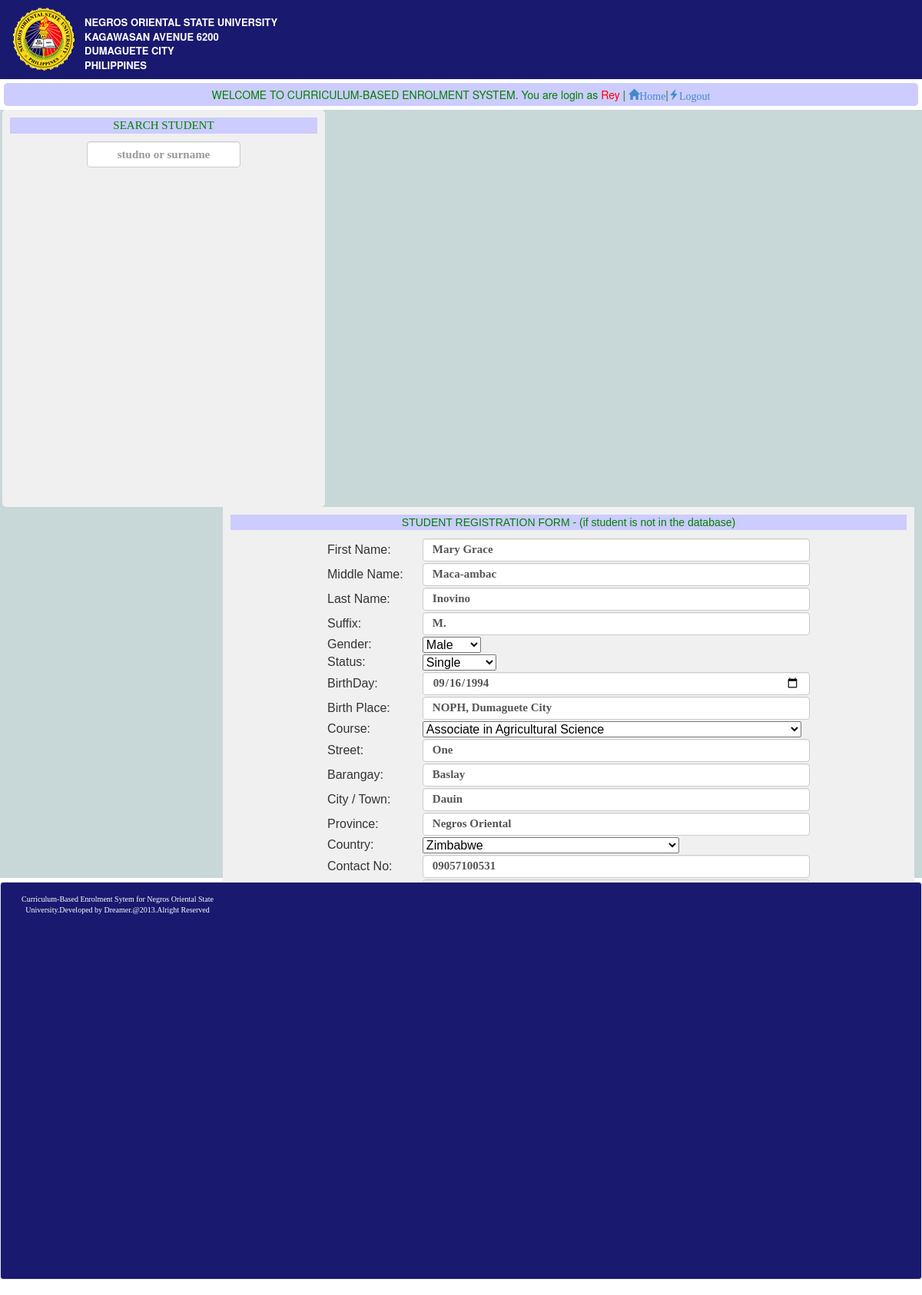
The page /_stud_edit.php?id=201400063 (signed in) on the database its author committed.
### tables this page shows
CREATE TABLE IF NOT EXISTS `stud_information` (
  `studno` bigint(10) NOT NULL AUTO_INCREMENT COMMENT '20140000',
  `fname` varchar(30) NOT NULL,
  `mname` varchar(30) NOT NULL,
  `lname` varchar(30) NOT NULL,
  `sufname` varchar(10) NOT NULL,
  `gender` char(1) NOT NULL,
  `bday` date NOT NULL,
  `bplace` varchar(30) NOT NULL,
  `course` varchar(200) NOT NULL,
  `street` varchar(30) NOT NULL,
  `barangay` varchar(30) NOT NULL,
  `town` varchar(30) NOT NULL,
  `province` varchar(30) NOT NULL,
  `country` varchar(30) NOT NULL,
  `contact` varchar(30) NOT NULL,
  `civilstatus` varchar(30) NOT NULL,
  `parent` varchar(50) NOT NULL,
  `parent_con` varchar(30) NOT NULL,
  `father` varchar(60) NOT NULL,
  `father_con` varchar(30) NOT NULL,
  `mother` varchar(60) NOT NULL,
  `mother_con` varchar(30) NOT NULL,
  `spouse` varchar(60) NOT NULL,
  `spouse_con` varchar(30) NOT NULL,
  `numboy` tinyint(3) NOT NULL,
  `numgirl` tinyint(3) NOT NULL,
  `or_num` varchar(10) NOT NULL,
  `or_date` date NOT NULL,
  `date_in` date NOT NULL,
  `user_in` varchar(10) NOT NULL,
  PRIMARY KEY (`studno`),
  UNIQUE KEY `studno` (`studno`)
);

### _stud_edit.php (the view, shortened to what this page needs)
<?php
include('includes/header.php');
?>
<div style="text-align:center;color:green;margin:5px;padding:5px;background-color:#CCCCFF;border-radius:5px">WELCOME TO CURRICULUM-BASED ENROLMENT SYSTEM. You are login as<font color="red"> <?php echo $_SESSION['username'];?> </font>|<a href="home.php">
<span class="glyphicon glyphicon-home">Home</span></a>|<a href="logout.php"><span class="glyphicon glyphicon-flash">Logout</span></a></div>
<div  id="contents">
	<div id="enrol1">
		<div id="search"><div style="text-align:center;color:green;margin:10px;background-color:#CCCCFF">SEARCH STUDENT</h4></div>
		<form method="post" >
		<center><input style="width:200px" type="text"  placeholder="studno or surname" class="form-control" name="search_query" id="search_query" /></center><br>
		</form>
		<div id="display_results"></div>
		</div>
	</div>
	<div id="enrol2">
		<div style="text-align:center;color:green;margin:10px;background-color:#CCCCFF">STUDENT REGISTRATION FORM - (if student is not in the database)</div>
		<center>
		<?php
			$id=$_GET['id'];
			$query=mysql_query("select * from stud_information where studno='$id'");
			$data=mysql_fetch_assoc($query);
			$fnames=$data['fname'];
			$mids=$data['mname'];
			$lnames=$data['lname'];
			$f=$data['sufname'];
			$dob=$data['bday'];
			$bplaces=$data['bplace'];
			$stret=$data['street'];
			$barang=$data['barangay'];
			$citys=$data['town'];
			$provs=$data['province'];
			$conts=$data['contact'];
			$parents=$data['parent'];
			$parnos=$data['parent_con'];
			$fathers=$data['father'];
			$fno=$data['father_con'];
			$mothers=$data['mother'];
			$mno=$data['mother_con'];
			$sp=$data['spouse'];
			$spno=$data['spouse_con'];
			$or=$data['or_num'];
			$ordata=$data['or_date'];
		?>
		<table width="70%">
		<form  method="post" action="check_stud_edit.php">
			<td width="10%">First Name:<td><input type="text" class="form-control" required="" name="fname" value="<?php echo $fnames;?>"  /></td><tr/>
			<td>Middle Name:<td><input type="text" class="form-control" required="" name="mname" value="<?php echo $mids;?>"/></td><tr/>
			<td>Last Name:<td><input type="text" class="form-control" required="" name="lname" value="<?php echo $lnames;?>"/></td><tr/>
			<td>Suffix:<td><input type="text" class="form-control" required="" name="suf" value="<?php echo $f;?>"/></td><tr/>
			<td>Gender:</td><td>
			<select name="gender"   required="gender" >
			<option class="form-control" value="M">Male</option>
			</select>
			</td><tr/>
			<td>Status:</td><td>
			<select name="status" required="">
			<option class="form-control" value="Single">Single</option>
			</select>
			</td><tr/>
			<td>BirthDay:<td><input type="date" value="<?php echo $dob;?>" required="" class="form-control" name="dob"/></td><tr/>
			<td>Birth Place:<td><input type="text" value="<?php echo $bplaces;?>" required="" class="form-control" name="bplace"/></td><tr/>
			<td>Course:</td>
			<td>
			<select name="course">
			<?php
				$query="SELECT * FROM courses ORDER BY name";
				$result=mysql_query($query);
				if($result){
				$num=mysql_num_rows($result);
				if($num>0){
					$i=0;
					while ($i < $num){
						$rows=mysql_fetch_assoc($result);
						$courseid=$rows['courseid'];
						$course=$rows['name'];
						if ($course==$courseid)
							echo "<option value='$course' selected>$course";
						else
							echo "<option value='$course'>$course";
						$i++;
					}
				}
			}?>
			</select>
			</td><tr/>
			<tr/>
			<td>Street:<td><input type="text" required="" value="<?php echo $stret;?>" class="form-control" name="street"/></td><tr/>
			<td>Barangay:<td><input type="text" required="" class="form-control" value="<?php echo $barang;?>" name="barangay"/></td><tr/>
			<td>City / Town:<td><input type="text" required="" class="form-control" value="<?php echo $citys;?>" name="town"/></td><tr/>
			<td>Province:<td><input type="text" required=""  class="form-control" value="<?php echo $provs;?>" name="province"/></td><tr/>
			<td>Country:</td>
			<td>
			<select name="country" required="" >
				<?php
					$countries = get_countries();
					foreach ($countries as $country_code =>$country_name)
					{
					if ($country_code ==$country_code)
						{
						echo "<option value='$country_code' selected>$country_name";
						}
					elseif($country_code==$country_name)
						{
							echo "<option value='$country_code'>$country_name";
						}
					}
				?>
			</select>
			</td>
			<tr/>
			<td>Contact No:<td><input type="text" required="" value="<?php echo $conts;?>" class="form-control" name="contact"/></td><tr/>
			<td>Parent/Guardian:<td><input type="text" required=""value="<?php echo $parents;?>" class="form-control" name="parent"/></td><tr/>
			<td>Contact No.(Guardian):<td><input type="text" required="" value="<?php echo $parnos;?>" class="form-control" name="parno" /></td><tr/>
			<td>Father's Name:<td><input type="text" required="" class="form-control" value="<?php echo $fathers;?>" name="father"/></td><tr/>
			<td>Father's No:<td><input type="text" required="" class="form-control" value="<?php echo $fno;?>" name="fatherno"/></td><tr/>
			<td>Mother's Name:<td><input type="text" required="" class="form-control" value="<?php echo $mothers;?>" name="mother"/></td><tr/>
			<td>Mother's No:<td><input type="text" required="" class="form-control" value="<?php echo $mno;?>" name="motherno"/></td><tr/>
			<td>Spouse Name :<td><input type="text"  class="form-control" value="<?php echo $sp;?>" name="spouse"/></td><tr/>
			<td>Spouse No:<td><input type="text"  class="form-control" value="<?php echo $spno;?>" name="spouseno"/></td><tr/>
			<td>No of Children:<td>
			<?php
				$query=mysql_query("select * from stud_information");
				$rows=mysql_fetch_assoc($query);
				$boys=$rows['numboy'];
				if(!$boys)
				{
				$boy=0;
				}
			?>
			Boys:<input type="text" required="" class="form-control" name="boys" value="<?php echo $boy;?>"/><br>
			</td><tr/>
			<td>OR Number:<td><input  type="text" required="" class="form-control" value="<?php echo $or;?>" name="orno"/></td><tr/>
			<td>OR Date:<td><input type="date" required="" class="form-control" value="<?php echo $ordata;?>" name="ordate"/></td><tr/>
			<td>Password:</td><td><input type="password" class=" form-control" name="password"/></td><tr/>
			<td><input type="submit" class="btn btn-primary form-control pull-right" name="submit"/></td><tr/>
		</table>
	</div>
</div>
<?php include("includes/footer.php");?>

### style/main.css (style rules this page uses)
body { margin:auto; font-family:Arial, Helvetica, sans-serif; }

### style/use.css (style rules this page uses)
#contents { font-family:Tahoma; background-color:#C8D7D8; height:1000px; }
#enrol1 { font-family:Tahoma; text-align:center; width:420px; background-color:#F0F0F0 ; margin-left:3px; float:left; border-radius:5px; }
#enrol1 input { text-align:center; font-size:15px; font-family:century; font-weight:bold; }
#enrol2 { font-family:arial; width:900px; text-align:center; background-color:#F0F0F0 ; margin-right:10px; float:right; }
#enrol2 input { font-size:15px; font-family:century; font-weight:bold; height:30px; }
#search { color:#7F462C; font-size:15px; }
#display_results { overflow:auto; height:405px; }

### rows shown on the page
stud_information: fname "Mary Grace", mname "Maca-ambac", lname "Inovino", suf "M.", dob "09/16/1994", bplace "NOPH, Dumaguete City", street "One", barangay "Baslay", town "Dauin", province "Negros Oriental", contact "09057100531"

### other values the page prints
$_SESSION['username'] "Rey"
form field course "Associate in Agricultural Science"
form field country "Zimbabwe"
